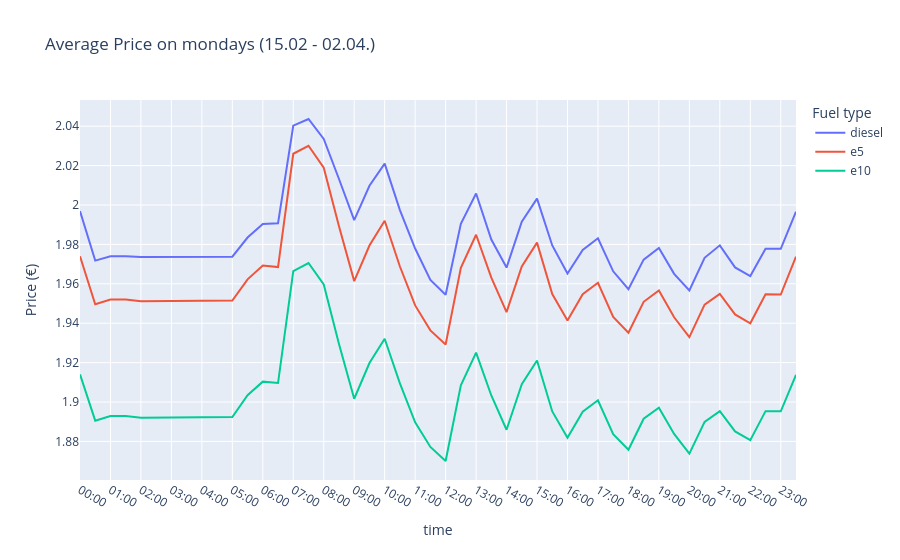

The code cell stored with this chart in its notebook:
### Code cell
mask_monday = (df_filled['retrieval_date'] >= date(2026, 2, 16)) & (df_filled['retrieval_date'] <= date(2026, 4, 2)) & (df_filled["weekday"].isin(['Monday']))
df_filtered_monday= df_filled[mask_monday].copy()



df_monday = df_filtered_monday.groupby('retrieval_time')[['diesel', 'e5', 'e10']].mean().reset_index()

# Sortieren damit die Reihenfolge stimmt
df_monday = df_monday.sort_values('retrieval_time').reset_index(drop=True)


fig1 = px.line(
    df_monday,
    x='retrieval_time',
    y=['diesel', 'e5', 'e10'],
    title='Average Price on mondays (15.02 - 02.04.)',
    labels={'retrieval_time': 'time', 'value': 'Price (€)', 'variable': 'Fuel type'}
)



fig1.update_xaxes(tickmode='array', tickvals=df_monday['retrieval_time'][df_monday['retrieval_time'].str.endswith('00')],dtick=1)
fig1.show()
fig1.write_image("assets/avg_price_over_day_monday.png", width=1668, height=450)

### Figure 1 — Plotly figure (JSON) as saved in the notebook; plotly's stock layout.template omitted (floating-point values rounded to 4 significant figures)
{"data": [{"hovertemplate": "Fuel type=diesel<br>time=%{x}<br>Price (€)=%{y}<extra></extra>", "legendgroup": "diesel", "line": {"color": "#636efa", "dash": "solid"}, "marker": {"symbol": "circle"}, "mode": "lines", "name": "diesel", "orientation": "v", "showlegend": true, "type": "scatter", "x": ["00:00", "00:30", "01:00", "01:30", "02:00", "02:30", "03:00", "03:30", "04:00", "04:30", "05:00", "05:30", "06:00", "06:30", "07:00", "07:30", "08:00", "08:30", "09:00", "09:30", "10:00", "10:30", "11:00", "11:30", "12:00", "12:30", "13:00", "13:30", "14:00", "14:30", "15:00", "15:30", "16:00", "16:30", "17:00", "17:30", "18:00", "18:30", "19:00", "19:30", "20:00", "20:30", "21:00", "21:30", "22:00", "22:30", "23:00", "23:30"], "xaxis": "x", "y": [1.997, 1.972, 1.974, 1.974, 1.974, 1.974, 1.974, 1.974, 1.974, 1.974, 1.974, 1.983, 1.99, 1.991, 2.04, 2.044, 2.034, 2.013, 1.992, 2.01, 2.021, 1.997, 1.978, 1.962, 1.954, 1.99, 2.006, 1.982, 1.968, 1.992, 2.003, 1.979, 1.965, 1.977, 1.983, 1.966, 1.957, 1.972, 1.978, 1.965, 1.957, 1.973, 1.98, 1.968, 1.964, 1.978, 1.978, 1.997], "yaxis": "y"}, {"hovertemplate": "Fuel type=e5<br>time=%{x}<br>Price (€)=%{y}<extra></extra>", "legendgroup": "e5", "line": {"color": "#EF553B", "dash": "solid"}, "marker": {"symbol": "circle"}, "mode": "lines", "name": "e5", "orientation": "v", "showlegend": true, "type": "scatter", "x": ["00:00", "00:30", "01:00", "01:30", "02:00", "02:30", "03:00", "03:30", "04:00", "04:30", "05:00", "05:30", "06:00", "06:30", "07:00", "07:30", "08:00", "08:30", "09:00", "09:30", "10:00", "10:30", "11:00", "11:30", "12:00", "12:30", "13:00", "13:30", "14:00", "14:30", "15:00", "15:30", "16:00", "16:30", "17:00", "17:30", "18:00", "18:30", "19:00", "19:30", "20:00", "20:30", "21:00", "21:30", "22:00", "22:30", "23:00", "23:30"], "xaxis": "x", "y": [1.974, 1.95, 1.952, 1.952, 1.951, 1.951, 1.951, 1.951, 1.951, 1.951, 1.951, 1.962, 1.969, 1.969, 2.026, 2.03, 2.019, 1.989, 1.961, 1.979, 1.992, 1.969, 1.949, 1.936, 1.929, 1.968, 1.985, 1.963, 1.946, 1.969, 1.981, 1.955, 1.941, 1.955, 1.961, 1.943, 1.935, 1.951, 1.957, 1.943, 1.933, 1.949, 1.955, 1.944, 1.94, 1.955, 1.955, 1.974], "yaxis": "y"}, {"hovertemplate": "Fuel type=e10<br>time=%{x}<br>Price (€)=%{y}<extra></extra>", "legendgroup": "e10", "line": {"color": "#00cc96", "dash": "solid"}, "marker": {"symbol": "circle"}, "mode": "lines", "name": "e10", "orientation": "v", "showlegend": true, "type": "scatter", "x": ["00:00", "00:30", "01:00", "01:30", "02:00", "02:30", "03:00", "03:30", "04:00", "04:30", "05:00", "05:30", "06:00", "06:30", "07:00", "07:30", "08:00", "08:30", "09:00", "09:30", "10:00", "10:30", "11:00", "11:30", "12:00", "12:30", "13:00", "13:30", "14:00", "14:30", "15:00", "15:30", "16:00", "16:30", "17:00", "17:30", "18:00", "18:30", "19:00", "19:30", "20:00", "20:30", "21:00", "21:30", "22:00", "22:30", "23:00", "23:30"], "xaxis": "x", "y": [1.914, 1.891, 1.893, 1.893, 1.892, 1.892, 1.892, 1.892, 1.892, 1.892, 1.892, 1.903, 1.91, 1.91, 1.966, 1.971, 1.96, 1.929, 1.902, 1.92, 1.932, 1.909, 1.89, 1.877, 1.87, 1.908, 1.925, 1.903, 1.886, 1.909, 1.921, 1.895, 1.882, 1.895, 1.901, 1.884, 1.876, 1.892, 1.897, 1.884, 1.874, 1.89, 1.895, 1.885, 1.881, 1.895, 1.895, 1.914], "yaxis": "y"}], "layout": {"legend": {"title": {"text": "Fuel type"}, "tracegroupgap": 0}, "title": {"text": "Average Price on mondays (15.02 - 02.04.)"}, "xaxis": {"anchor": "y", "domain": [0, 1], "dtick": 1, "tickmode": "array", "tickvals": ["00:00", "01:00", "02:00", "03:00", "04:00", "05:00", "06:00", "07:00", "08:00", "09:00", "10:00", "11:00", "12:00", "13:00", "14:00", "15:00", "16:00", "17:00", "18:00", "19:00", "20:00", "21:00", "22:00", "23:00"], "title": {"text": "time"}}, "yaxis": {"anchor": "x", "domain": [0, 1], "title": {"text": "Price (€)"}}}}
